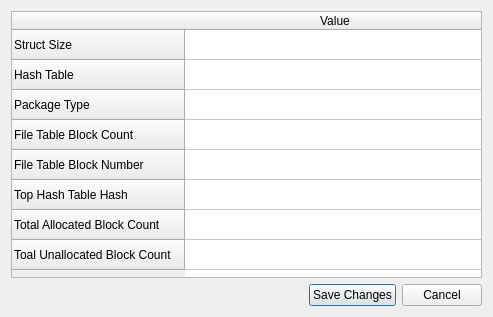
<?xml version="1.0" encoding="UTF-8"?>
<ui version="4.0">
 <class>StfsVolumeDescriptorDialog</class>
 <widget class="QDialog" name="StfsVolumeDescriptorDialog">
  <property name="geometry">
   <rect>
    <x>0</x>
    <y>0</y>
    <width>493</width>
    <height>317</height>
   </rect>
  </property>
  <property name="windowTitle">
   <string>Volume Descriptor</string>
  </property>
  <property name="windowIcon">
   <iconset resource="Resources.qrc">
    <normaloff>:/Images/Leaner24.png</normaloff>:/Images/Leaner24.png</iconset>
  </property>
  <layout class="QVBoxLayout" name="verticalLayout">
   <item>
    <widget class="QTableWidget" name="tableWidget">
     <attribute name="horizontalHeaderDefaultSectionSize">
      <number>300</number>
     </attribute>
     <row>
      <property name="text">
       <string>Struct Size</string>
      </property>
     </row>
     <row>
      <property name="text">
       <string>Hash Table</string>
      </property>
     </row>
     <row>
      <property name="text">
       <string>Package Type</string>
      </property>
     </row>
     <row>
      <property name="text">
       <string>File Table Block Count</string>
      </property>
     </row>
     <row>
      <property name="text">
       <string>File Table Block Number</string>
      </property>
     </row>
     <row>
      <property name="text">
       <string>Top Hash Table Hash</string>
      </property>
     </row>
     <row>
      <property name="text">
       <string>Total Allocated Block Count</string>
      </property>
     </row>
     <row>
      <property name="text">
       <string>Toal Unallocated Block Count</string>
      </property>
     </row>
     <column>
      <property name="text">
       <string>Value</string>
      </property>
     </column>
    </widget>
   </item>
   <item>
    <layout class="QHBoxLayout" name="horizontalLayout">
     <item>
      <spacer name="horizontalSpacer">
       <property name="orientation">
        <enum>Qt::Horizontal</enum>
       </property>
       <property name="sizeHint" stdset="0">
        <size>
         <width>40</width>
         <height>20</height>
        </size>
       </property>
      </spacer>
     </item>
     <item>
      <widget class="QPushButton" name="pushButton">
       <property name="text">
        <string>Save Changes</string>
       </property>
       <property name="icon">
        <iconset resource="Resources.qrc">
         <normaloff>:/Images/save.png</normaloff>:/Images/save.png</iconset>
       </property>
      </widget>
     </item>
     <item>
      <widget class="QPushButton" name="pushButton_2">
       <property name="text">
        <string>Cancel</string>
       </property>
       <property name="icon">
        <iconset resource="Resources.qrc">
         <normaloff>:/Images/cancel.png</normaloff>:/Images/cancel.png</iconset>
       </property>
      </widget>
     </item>
    </layout>
   </item>
  </layout>
 </widget>
 <resources>
  <include location="Resources.qrc"/>
 </resources>
 <connections/>
</ui>
